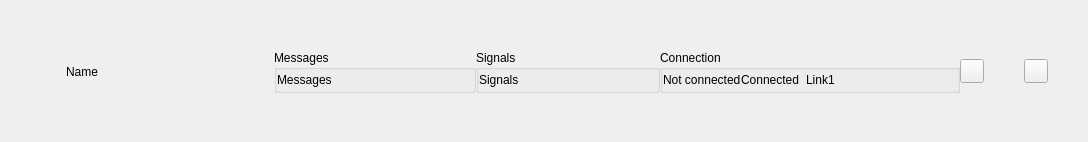
<?xml version="1.0" encoding="UTF-8"?>
<ui version="4.0">
 <class>C_SdNdeDataPoolListComHeaderWidget</class>
 <widget class="QWidget" name="C_SdNdeDataPoolListComHeaderWidget">
  <property name="geometry">
   <rect>
    <x>0</x>
    <y>0</y>
    <width>1088</width>
    <height>142</height>
   </rect>
  </property>
  <property name="windowTitle">
   <string>Form</string>
  </property>
  <layout class="QHBoxLayout" name="horizontalLayout" stretch="0">
   <property name="spacing">
    <number>0</number>
   </property>
   <property name="leftMargin">
    <number>0</number>
   </property>
   <property name="topMargin">
    <number>0</number>
   </property>
   <property name="rightMargin">
    <number>0</number>
   </property>
   <property name="bottomMargin">
    <number>0</number>
   </property>
   <item>
    <layout class="QVBoxLayout" name="verticalLayout_3" stretch="0,0,0">
     <property name="spacing">
      <number>0</number>
     </property>
     <item>
      <spacer name="verticalSpacer_2">
       <property name="orientation">
        <enum>Qt::Vertical</enum>
       </property>
       <property name="sizeHint" stdset="0">
        <size>
         <width>20</width>
         <height>13</height>
        </size>
       </property>
      </spacer>
     </item>
     <item>
      <layout class="QHBoxLayout" name="horizontalLayout_3" stretch="0,0,0,0,1,0,0,0,0,0,0,0">
       <property name="spacing">
        <number>0</number>
       </property>
       <item>
        <spacer name="horizontalSpacer_5">
         <property name="orientation">
          <enum>Qt::Horizontal</enum>
         </property>
         <property name="sizeHint" stdset="0">
          <size>
           <width>20</width>
           <height>20</height>
          </size>
         </property>
        </spacer>
       </item>
       <item>
        <layout class="QVBoxLayout" name="verticalLayout">
         <property name="spacing">
          <number>0</number>
         </property>
         <item>
          <spacer name="horizontalSpacer_9">
           <property name="orientation">
            <enum>Qt::Horizontal</enum>
           </property>
           <property name="sizeHint" stdset="0">
            <size>
             <width>33</width>
             <height>1</height>
            </size>
           </property>
          </spacer>
         </item>
         <item>
          <widget class="stw_opensyde_gui_elements::C_OgeLabToolTipBase" name="pc_LabelListError">
           <property name="text">
            <string/>
           </property>
          </widget>
         </item>
         <item>
          <spacer name="horizontalSpacer_10">
           <property name="orientation">
            <enum>Qt::Horizontal</enum>
           </property>
           <property name="sizeHint" stdset="0">
            <size>
             <width>33</width>
             <height>1</height>
            </size>
           </property>
          </spacer>
         </item>
        </layout>
       </item>
       <item>
        <spacer name="horizontalSpacer">
         <property name="orientation">
          <enum>Qt::Horizontal</enum>
         </property>
         <property name="sizeHint" stdset="0">
          <size>
           <width>13</width>
           <height>20</height>
          </size>
         </property>
        </spacer>
       </item>
       <item>
        <widget class="stw_opensyde_gui_elements::C_OgeLabListHeaderHeading" name="pc_LabelName">
         <property name="text">
          <string>Name</string>
         </property>
        </widget>
       </item>
       <item>
        <spacer name="horizontalSpacer_2">
         <property name="orientation">
          <enum>Qt::Horizontal</enum>
         </property>
         <property name="sizeHint" stdset="0">
          <size>
           <width>104</width>
           <height>20</height>
          </size>
         </property>
        </spacer>
       </item>
       <item>
        <widget class="stw_opensyde_gui_elements::C_OgeGbxTransparent" name="pc_GroupBoxMessages">
         <property name="minimumSize">
          <size>
           <width>202</width>
           <height>0</height>
          </size>
         </property>
         <property name="maximumSize">
          <size>
           <width>202</width>
           <height>16777215</height>
          </size>
         </property>
         <property name="title">
          <string>Messages</string>
         </property>
         <layout class="QHBoxLayout" name="horizontalLayout_4">
          <property name="spacing">
           <number>0</number>
          </property>
          <property name="leftMargin">
           <number>0</number>
          </property>
          <property name="topMargin">
           <number>0</number>
          </property>
          <property name="rightMargin">
           <number>0</number>
          </property>
          <property name="bottomMargin">
           <number>0</number>
          </property>
          <item>
           <widget class="stw_opensyde_gui_elements::C_OgeLabComListHeader" name="pc_LabelMessage">
            <property name="text">
             <string>Messages</string>
            </property>
           </widget>
          </item>
          <item>
           <spacer name="horizontalSpacer_3">
            <property name="orientation">
             <enum>Qt::Horizontal</enum>
            </property>
            <property name="sizeHint" stdset="0">
             <size>
              <width>80</width>
              <height>20</height>
             </size>
            </property>
           </spacer>
          </item>
         </layout>
        </widget>
       </item>
       <item>
        <widget class="stw_opensyde_gui_elements::C_OgeGbxTransparent" name="pc_GroupBoxSignals">
         <property name="minimumSize">
          <size>
           <width>184</width>
           <height>0</height>
          </size>
         </property>
         <property name="maximumSize">
          <size>
           <width>184</width>
           <height>16777215</height>
          </size>
         </property>
         <property name="title">
          <string>Signals</string>
         </property>
         <layout class="QHBoxLayout" name="horizontalLayout_5">
          <property name="spacing">
           <number>0</number>
          </property>
          <property name="leftMargin">
           <number>0</number>
          </property>
          <property name="topMargin">
           <number>0</number>
          </property>
          <property name="rightMargin">
           <number>0</number>
          </property>
          <property name="bottomMargin">
           <number>0</number>
          </property>
          <item>
           <widget class="stw_opensyde_gui_elements::C_OgeLabComListHeader" name="pc_LabelSignals">
            <property name="text">
             <string>Signals</string>
            </property>
           </widget>
          </item>
          <item>
           <spacer name="horizontalSpacer_4">
            <property name="orientation">
             <enum>Qt::Horizontal</enum>
            </property>
            <property name="sizeHint" stdset="0">
             <size>
              <width>80</width>
              <height>20</height>
             </size>
            </property>
           </spacer>
          </item>
         </layout>
        </widget>
       </item>
       <item>
        <widget class="stw_opensyde_gui_elements::C_OgeGbxTransparent" name="pc_GroupBoxConnection">
         <property name="minimumSize">
          <size>
           <width>300</width>
           <height>0</height>
          </size>
         </property>
         <property name="maximumSize">
          <size>
           <width>300</width>
           <height>16777215</height>
          </size>
         </property>
         <property name="title">
          <string>Connection</string>
         </property>
         <layout class="QHBoxLayout" name="horizontalLayout_2" stretch="0,0,0,0,1">
          <property name="spacing">
           <number>0</number>
          </property>
          <property name="leftMargin">
           <number>0</number>
          </property>
          <property name="topMargin">
           <number>0</number>
          </property>
          <property name="rightMargin">
           <number>0</number>
          </property>
          <property name="bottomMargin">
           <number>0</number>
          </property>
          <item>
           <widget class="stw_opensyde_gui_elements::C_OgeLabListHeader" name="pc_LabelNotConnected">
            <property name="text">
             <string>Not connected</string>
            </property>
           </widget>
          </item>
          <item>
           <widget class="stw_opensyde_gui_elements::C_OgeLabComListHeader" name="pc_LabelConnected">
            <property name="text">
             <string>Connected</string>
            </property>
           </widget>
          </item>
          <item>
           <spacer name="horizontalSpacer_8">
            <property name="orientation">
             <enum>Qt::Horizontal</enum>
            </property>
            <property name="sizeType">
             <enum>QSizePolicy::MinimumExpanding</enum>
            </property>
            <property name="sizeHint" stdset="0">
             <size>
              <width>6</width>
              <height>20</height>
             </size>
            </property>
           </spacer>
          </item>
          <item>
           <widget class="stw_opensyde_gui_elements::C_OgeLabListLink" name="pc_LabelBusLink">
            <property name="text">
             <string>Link1</string>
            </property>
           </widget>
          </item>
          <item>
           <spacer name="horizontalSpacer_6">
            <property name="orientation">
             <enum>Qt::Horizontal</enum>
            </property>
            <property name="sizeHint" stdset="0">
             <size>
              <width>80</width>
              <height>20</height>
             </size>
            </property>
           </spacer>
          </item>
         </layout>
        </widget>
       </item>
       <item>
        <layout class="QVBoxLayout" name="verticalLayout_6">
         <item>
          <widget class="stw_opensyde_gui_elements::C_OgePubIconOnly" name="pc_PushButtonImport">
           <property name="minimumSize">
            <size>
             <width>24</width>
             <height>24</height>
            </size>
           </property>
           <property name="maximumSize">
            <size>
             <width>24</width>
             <height>24</height>
            </size>
           </property>
           <property name="text">
            <string/>
           </property>
          </widget>
         </item>
        </layout>
       </item>
       <item>
        <spacer name="horizontalSpacer_7">
         <property name="orientation">
          <enum>Qt::Horizontal</enum>
         </property>
         <property name="sizeHint" stdset="0">
          <size>
           <width>40</width>
           <height>20</height>
          </size>
         </property>
        </spacer>
       </item>
       <item>
        <layout class="QVBoxLayout" name="verticalLayout_2" stretch="0">
         <property name="spacing">
          <number>0</number>
         </property>
         <item>
          <widget class="stw_opensyde_gui_elements::C_OgePubIconOnly" name="pc_PushButtonEdit">
           <property name="minimumSize">
            <size>
             <width>24</width>
             <height>24</height>
            </size>
           </property>
           <property name="maximumSize">
            <size>
             <width>24</width>
             <height>24</height>
            </size>
           </property>
           <property name="text">
            <string/>
           </property>
          </widget>
         </item>
        </layout>
       </item>
       <item>
        <spacer name="horizontalSpacer_11">
         <property name="orientation">
          <enum>Qt::Horizontal</enum>
         </property>
         <property name="sizeHint" stdset="0">
          <size>
           <width>40</width>
           <height>20</height>
          </size>
         </property>
        </spacer>
       </item>
      </layout>
     </item>
     <item>
      <spacer name="verticalSpacer_3">
       <property name="orientation">
        <enum>Qt::Vertical</enum>
       </property>
       <property name="sizeHint" stdset="0">
        <size>
         <width>20</width>
         <height>13</height>
        </size>
       </property>
      </spacer>
     </item>
    </layout>
   </item>
  </layout>
 </widget>
 <customwidgets>
  <customwidget>
   <class>stw_opensyde_gui_elements::C_OgePubIconOnly</class>
   <extends>QPushButton</extends>
   <header>C_OgePubIconOnly.h</header>
  </customwidget>
  <customwidget>
   <class>stw_opensyde_gui_elements::C_OgeGbxTransparent</class>
   <extends>QGroupBox</extends>
   <header>C_OgeGbxTransparent.h</header>
   <container>1</container>
  </customwidget>
  <customwidget>
   <class>stw_opensyde_gui_elements::C_OgeLabListHeader</class>
   <extends>QLabel</extends>
   <header>C_OgeLabListHeader.h</header>
  </customwidget>
  <customwidget>
   <class>stw_opensyde_gui_elements::C_OgeLabListHeaderHeading</class>
   <extends>QLabel</extends>
   <header>C_OgeLabListHeaderHeading.h</header>
  </customwidget>
  <customwidget>
   <class>stw_opensyde_gui_elements::C_OgeLabComListHeader</class>
   <extends>QLabel</extends>
   <header>C_OgeLabComListHeader.h</header>
  </customwidget>
  <customwidget>
   <class>stw_opensyde_gui_elements::C_OgeLabListLink</class>
   <extends>QLabel</extends>
   <header>C_OgeLabListLink.h</header>
  </customwidget>
  <customwidget>
   <class>stw_opensyde_gui_elements::C_OgeLabToolTipBase</class>
   <extends>QLabel</extends>
   <header>C_OgeLabToolTipBase.h</header>
  </customwidget>
 </customwidgets>
 <resources/>
 <connections/>
</ui>
